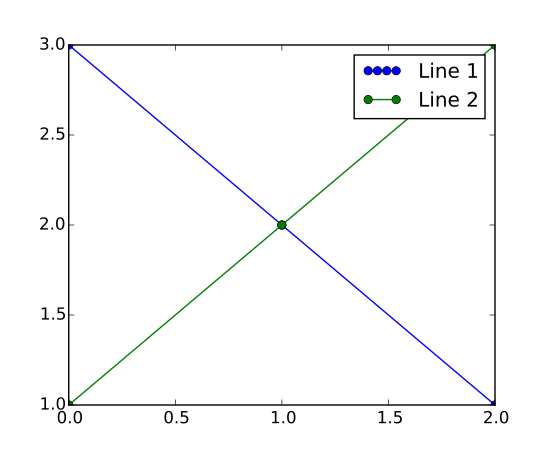

This figure's Python source:
import matplotlib.pyplot as plt
from matplotlib.legend_handler import HandlerLine2D

line1, = plt.plot([3,2,1], marker='o', label='Line 1')
line2, = plt.plot([1,2,3], marker='o', label='Line 2')

plt.legend(handler_map={line1: HandlerLine2D(numpoints=4)})
